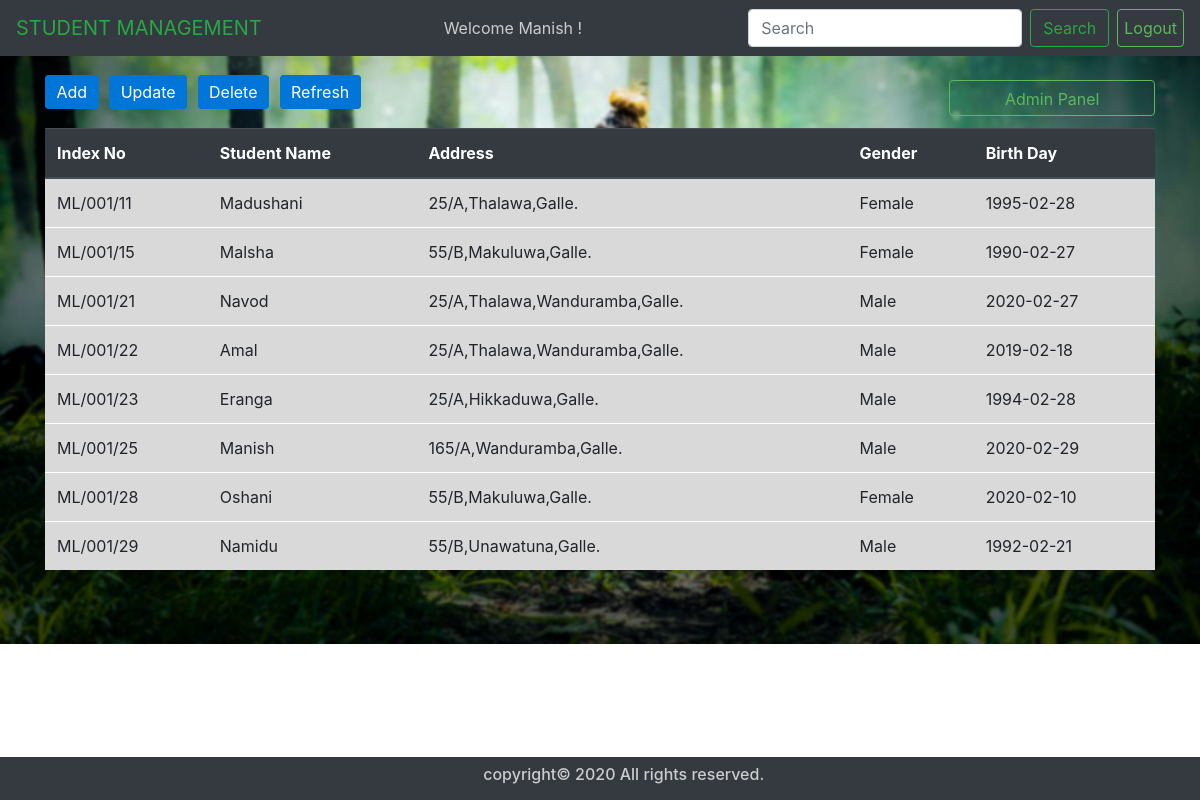
/admin.php?Un=Manish (signed in), run on the app's committed database.
### tables this page shows
CREATE TABLE IF NOT EXISTS `details` (
  `IndexNo` varchar(10) NOT NULL,
  `StName` varchar(30) NOT NULL,
  `Address` varchar(50) NOT NULL,
  `Gender` varchar(6) NOT NULL,
  `DOB` date NOT NULL,
  PRIMARY KEY (`IndexNo`)
);

### admin.php (the view, shortened to what this page needs)
<?php require_once ('include/connection.php') ?>
<?php require_once ('include/adminHeader.php') ?>
<?php require_once ('include/optionBar.php') ?>
<?php
	$sql ="SELECT * FROM details ORDER BY IndexNo";
	$result =mysqli_query($con,$sql);
?>
<br>
	<div class="container">
		<?php
			if (mysqli_num_rows($result) ==0) {
				echo "<div class='container text-danger'>
				<hr> <h2 align='center'>No Students..!</h2>
				<hr><hr><hr><hr><hr><hr><hr><hr><hr><hr><hr><hr><hr><hr><hr><hr>
				</div> ";
			}
			else{
				echo "
					<table class='table table-light table-hover'>
					  <thead class='thead thead-dark'>
					    <tr class='text-warning'>
					      <th scope='col'>Index No</th>
					      <th scope='col'>Student Name</th>
					      <th scope='col'>Address</th>
					      <th scope='col'>Gender</th>
					      <th scope='col'>Birth Day</th>
					    </tr>
					  </thead>
					  <tbody>";
				  	while ($row=mysqli_fetch_array($result))
				  	{
					    echo "<tr class='table-active'>
			    		      <td>".$row['IndexNo']."</td>
			    		      <td>".$row['StName']."</td>
			    		      <td>".$row['Address']."</td>
			    		      <td>".$row['Gender']."</td>
			    		      <td>".$row['DOB']."</td>
			    		    </tr> ";
				  	};
				echo "</tbody>
					</table> " ;
			}
		    ?>
	</div>
	<br><br>
<?php require_once ('include/footer.php') ?>

### css/main.css (style rules this page uses)
* { margin: 0; }

### include/adminHeader.php (style rules this page uses)
body { background-image: url("images/School.png"); height: 500px; background-position: center; background-repeat: no-repeat; background-size: cover; }

### data on the page
details: IndexNo "ML/001/11", StName "Madushani", Address "25/A,Thalawa,Galle.", Gender "Female", DOB "1995-02-28"
details: IndexNo "ML/001/15", StName "Malsha", Address "55/B,Makuluwa,Galle.", Gender "Female", DOB "1990-02-27"
details: IndexNo "ML/001/21", StName "Navod", Address "25/A,Thalawa,Wanduramba,Galle.", Gender "Male", DOB "2020-02-27"
details: IndexNo "ML/001/22", StName "Amal", Address "25/A,Thalawa,Wanduramba,Galle.", Gender "Male", DOB "2019-02-18"
details: IndexNo "ML/001/23", StName "Eranga", Address "25/A,Hikkaduwa,Galle.", Gender "Male", DOB "1994-02-28"
details: IndexNo "ML/001/25", StName "Manish", Address "165/A,Wanduramba,Galle.", Gender "Male", DOB "2020-02-29"
details: IndexNo "ML/001/28", StName "Oshani", Address "55/B,Makuluwa,Galle.", Gender "Female", DOB "2020-02-10"
details: IndexNo "ML/001/29", StName "Namidu", Address "55/B,Unawatuna,Galle.", Gender "Male", DOB "1992-02-21"

### other printed values
$Uname "Manish"
